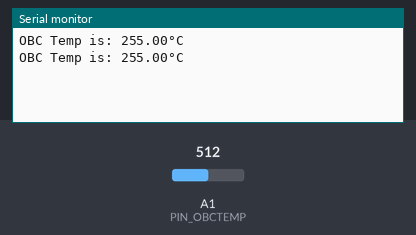
Bench run of a sketch on a simulated Arduino Uno, built with avr-gcc and run on an emulated ATmega328P. Shown: the last lines printed to the serial monitor. The test bench sets the inputs (shaded band); at power-on: A1 (PIN_OBCTEMP) = 512.

Above: at 2.8 s.
2.9 s: A1 (PIN_OBCTEMP) set to 716
At 5.2 s:
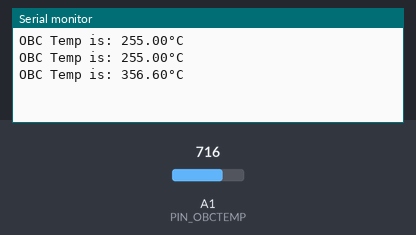
5.6 s: A1 (PIN_OBCTEMP) set to 900
At 7.1 s:
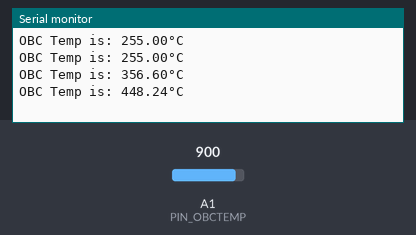
Timing chart, 0 to 8.6 s (numbered marks = the images above; inputs shaded):
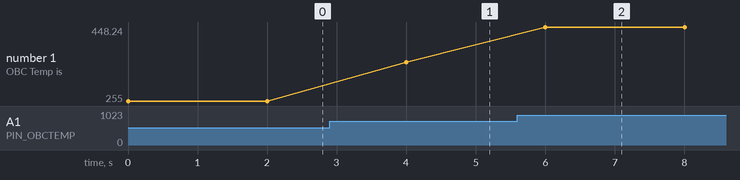

Measured:
- after the input at 2.9 s, the serial monitor: prints a new line after 1.1 s (image 1)
- after the input at 5.6 s, the serial monitor: prints a new line after 0.40 s (image 2)
- plotted number 1: 255 → 356.6 after the input at 2.9 s, 356.6 → 448.24 after the input at 5.6 s

The sketch:

EX5_TEMPERATURE.ino
```cpp
//This program reads the temperature from the OBC Sensor

#define PIN_OBCTEMP A1

void setup() {
  Serial.begin(9600);
}

void loop() {
  int reading = analogRead(A1);
  float temp = (reading * (5100.00 / 1024.00)) / 10.00;

  Serial.print("OBC Temp is: ");
  Serial.print(temp);
  Serial.println("°C");

  delay(2000); // Delay for 2 seconds before next temperature reading
}
```
